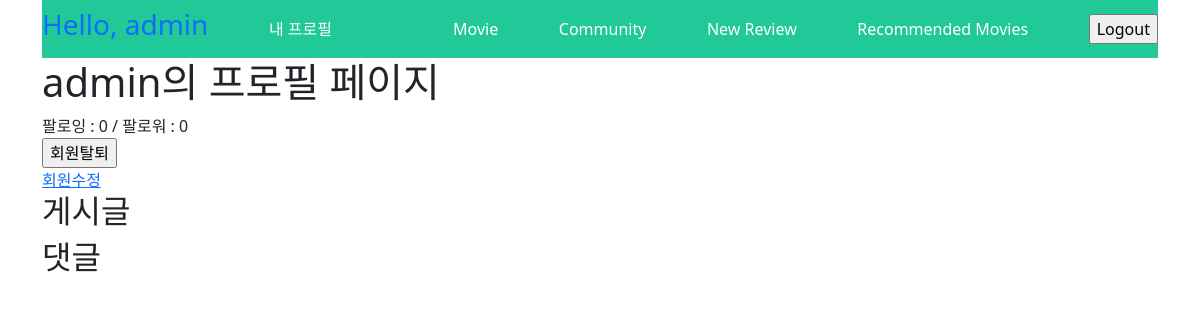
The app's page /accounts/admin/ (signed in), older data.
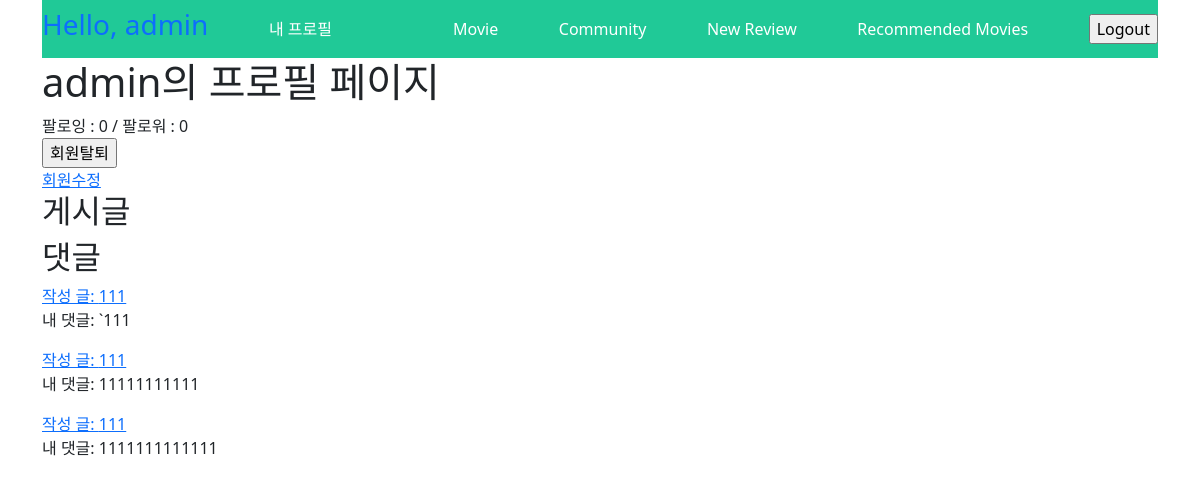
The same page, newer data.
### community/models.py (models this page shows, shortened)
class Comment(models.Model):
    content = models.CharField(max_length=200)
    created_at = models.DateTimeField(auto_now_add=True)
    updated_at = models.DateTimeField(auto_now=True)
    review = models.ForeignKey(Review, on_delete=models.CASCADE)
    user = models.ForeignKey(settings.AUTH_USER_MODEL, on_delete=models.CASCADE)

class Review(models.Model):
    title = models.CharField(max_length=100)
    movie = models.ForeignKey(Movie, on_delete=models.CASCADE)
    rank = models.IntegerField(choices=RANK)
    content = models.TextField()
    created_at = models.DateTimeField(auto_now_add=True)
    updated_at = models.DateTimeField(auto_now=True)
    user = models.ForeignKey(settings.AUTH_USER_MODEL, on_delete=models.CASCADE)
    like_users = models.ManyToManyField(settings.AUTH_USER_MODEL, related_name='like_reviews')

### accounts/views.py (the view)
# urls.py: path('<username>/', views.profile, name='profile'),
@login_required
def profile(request, username):
    person = get_object_or_404(get_user_model(), username=username)
    context = {
        'person': person,
    }
    return render(request, 'accounts/profile.html', context)

### accounts/templates/accounts/profile.html (shortened to what this page needs)
{% extends 'base.html' %}
{% block content %}
  <h1>{{ person.username }}의 프로필 페이지</h1>
  {% with followings=person.followings.all followers=person.followers.all %}
    <div id="is-same" data-person-id="{{ person.pk }}" data-user-id="{{ user.pk }}">
      <div id="follow-cnt">
        팔로잉 : {{ followings|length }} / 팔로워 : {{ followers|length }}
      </div>
      {% if request.user != person %}
        <div>
          <form id="follow-form">
            {% csrf_token %}
            {% if request.user in followers %}
              <button id="followBtn" class="btn btn-secondary"><i id="followIcon" class="fas fa-users-slash"></i></button>
            {% else %}
              <button id="followBtn" class="btn btn-primary"><i id="followIcon" class="fas fa-user-friends"></i></button>
            {% endif %}
          </form>
        </div>
      {% else %}
        <div>
          <form action="{% url 'accounts:delete' %}" method="POST">
            <input type="submit" value="회원탈퇴">
          </form>
          <a href="{% url 'accounts:update' %}">회원수정</a>
        </div>
      {% endif %}
    </div>
  {% endwith %}
  <h2>게시글</h2>
  <h2>댓글</h2>
  {% for comment in person.comment_set.all %}
    <div>
      <a href="{% url 'community:detail' comment.review.pk %}">작성 글: {{ comment.review.title }}</a>
      <p>내 댓글: {{ comment.content }}</p>
    </div>
  {% endfor %}
{% endblock %}

Row changes from the older to the newer data that the page shows:
added Comment: review "111", content "`111"
added Comment: review "111", content "11111111111"
added Comment: review "111", content "1111111111111"
